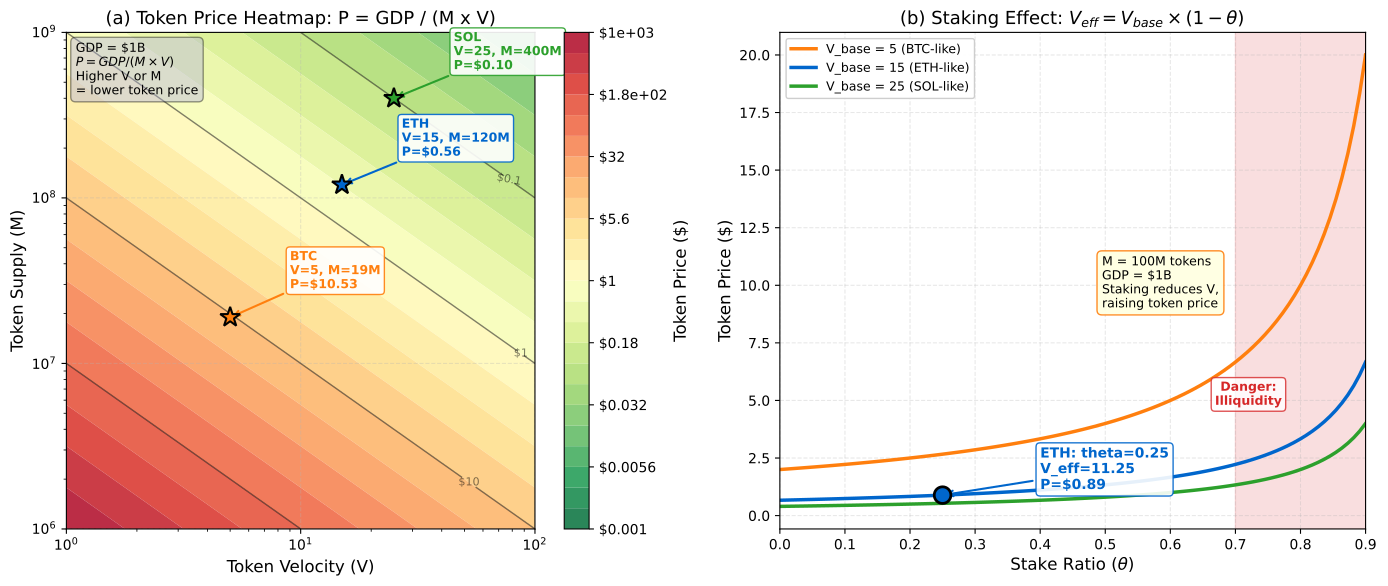

The Python source for this figure:
"""Token Value Heatmap: Equation of Exchange Applied to Crypto Tokens

Multi-panel chart showing token price as function of velocity and money supply.

Economic Model:
  $P_{token} = \frac{GDP_{network}}{M \times V}$. Based on Samani (2017).
  Fisher's equation of exchange: MV = PQ, rearranged for token price.
  Effective velocity with staking: $V_{eff} = V_{base} \times (1 - \theta)$
  where $\theta$ = stake ratio (fraction of tokens locked).

# Multi-panel override: comparative statics requires simultaneous visibility

Citation: Samani (2017) - Understanding Token Velocity; Burniske (2017)
"""
import matplotlib.pyplot as plt
import numpy as np
from pathlib import Path

np.random.seed(42)

plt.rcParams.update({
    'font.size': 11, 'axes.labelsize': 12, 'axes.titlesize': 13,
    'xtick.labelsize': 10, 'ytick.labelsize': 10, 'legend.fontsize': 10,
    'figure.dpi': 150
})

MLPURPLE = '#3333B2'
MLBLUE = '#0066CC'
MLORANGE = '#FF7F0E'
MLGREEN = '#2CA02C'
MLRED = '#D62728'
MLLAVENDER = '#ADADE0'

# --- Model: P_token = GDP / (M * V) ---
GDP = 1e9  # $1B network GDP

# Panel (a): Heatmap of token price over V and M
V_range = np.logspace(0, 2, 200)        # V from 1 to 100
M_range = np.logspace(np.log10(1e6), np.log10(1e9), 200)  # M from 1M to 1B

V_grid, M_grid = np.meshgrid(V_range, M_range)
P_grid = GDP / (M_grid * V_grid)

fig, (ax1, ax2) = plt.subplots(1, 2, figsize=(14, 6))

# --- Panel (a): Token Price Heatmap ---
levels = np.logspace(-3, 3, 25)  # $0.001 to $1000
cmap = plt.cm.RdYlGn_r  # Red=low price, Green=high price
cs = ax1.contourf(V_range, M_range, P_grid, levels=levels,
                  norm=plt.matplotlib.colors.LogNorm(vmin=0.001, vmax=1000),
                  cmap=cmap, alpha=0.85)
cbar = fig.colorbar(cs, ax=ax1, label='Token Price ($)', format='$%.2g')

# Contour lines for key prices
contour_prices = [0.01, 0.1, 1, 10, 100]
cs_lines = ax1.contour(V_range, M_range, P_grid, levels=contour_prices,
                       colors='black', linewidths=1.0, alpha=0.5)
ax1.clabel(cs_lines, fmt='$%.2g', fontsize=8)

# Mark real tokens: BTC (V~5, MC~800B), ETH (V~15, MC~300B), SOL (V~25, MC~50B)
tokens = [
    ('BTC', 5, 800e9, MLORANGE),
    ('ETH', 15, 300e9, MLBLUE),
    ('SOL', 25, 50e9, MLGREEN),
]
# Note: MC = M * P, so M = MC / P, but P = GDP/(M*V), so MC = GDP/V
# For plotting: we need M (supply). Use MC/P = M, but P = GDP/(M*V)
# Actually MC = M*P = M * GDP/(M*V) = GDP/V
# So for BTC: P = GDP/(M*V), need M. BTC supply ~19M, ETH ~120M, SOL ~400M
token_supplies = {
    'BTC': (19e6, 5),     # 19M tokens, V=5
    'ETH': (120e6, 15),   # 120M tokens, V=15
    'SOL': (400e6, 25),   # 400M tokens, V=25
}

for name, (m_supply, v_val), color in zip(
    ['BTC', 'ETH', 'SOL'],
    [token_supplies['BTC'], token_supplies['ETH'], token_supplies['SOL']],
    [MLORANGE, MLBLUE, MLGREEN]
):
    p_val = GDP / (m_supply * v_val)
    ax1.plot(v_val, m_supply, '*', color=color, markersize=15,
             markeredgecolor='black', markeredgewidth=1.5, zorder=5)
    ax1.annotate(f'{name}\nV={v_val}, M={m_supply/1e6:.0f}M\nP=${p_val:.2f}',
                 xy=(v_val, m_supply),
                 xytext=(v_val * 1.8, m_supply * 1.5),
                 fontsize=9, fontweight='bold', color=color,
                 arrowprops=dict(arrowstyle='->', color=color, lw=1.5),
                 bbox=dict(boxstyle='round,pad=0.3', facecolor='white',
                           edgecolor=color, alpha=0.9))

ax1.set_xlabel('Token Velocity (V)')
ax1.set_ylabel('Token Supply (M)')
ax1.set_title('(a) Token Price Heatmap: P = GDP / (M x V)')
ax1.set_xscale('log')
ax1.set_yscale('log')
ax1.grid(True, alpha=0.3, linestyle='--')

# Model box
ax1.text(0.02, 0.98, 'GDP = $1B\n$P = GDP/(M \\times V)$\nHigher V or M\n= lower token price',
         transform=ax1.transAxes, fontsize=9, va='top',
         bbox=dict(boxstyle='round,pad=0.4', facecolor=MLLAVENDER, alpha=0.4))

# --- Panel (b): Effective velocity with staking ---
# V_eff = V_base * (1 - theta), theta = stake ratio
theta_range = np.linspace(0, 0.9, 100)
V_base_vals = [5, 15, 25]
V_base_labels = ['V_base = 5 (BTC-like)', 'V_base = 15 (ETH-like)', 'V_base = 25 (SOL-like)']
V_base_colors = [MLORANGE, MLBLUE, MLGREEN]

M_fixed = 100e6  # 100M tokens for comparison

for v_base, v_label, v_color in zip(V_base_vals, V_base_labels, V_base_colors):
    V_eff = v_base * (1 - theta_range)
    P_tokens = GDP / (M_fixed * V_eff)
    ax2.plot(theta_range, P_tokens, color=v_color, linewidth=2.5, label=v_label)

# Mark ETH staking example: theta=0.25
theta_eth = 0.25
V_eff_eth = 15 * (1 - theta_eth)
P_eth = GDP / (M_fixed * V_eff_eth)
ax2.plot(theta_eth, P_eth, 'o', color=MLBLUE, markersize=12,
         markeredgecolor='black', markeredgewidth=2, zorder=5)
ax2.annotate(f'ETH: theta=0.25\nV_eff={V_eff_eth:.2f}\nP=${P_eth:.2f}',
             xy=(theta_eth, P_eth),
             xytext=(theta_eth + 0.15, P_eth * 1.3),
             fontsize=10, fontweight='bold', color=MLBLUE,
             arrowprops=dict(arrowstyle='->', color=MLBLUE, lw=1.5),
             bbox=dict(boxstyle='round,pad=0.3', facecolor='white',
                       edgecolor=MLBLUE, alpha=0.9))

# Danger zone
ax2.axvspan(0.7, 0.9, alpha=0.15, color=MLRED, zorder=0)
ax2.text(0.80, 0.25, 'Danger:\nIlliquidity',
         transform=ax2.transAxes, fontsize=9, ha='center', color=MLRED,
         fontweight='bold',
         bbox=dict(boxstyle='round,pad=0.3', facecolor='white',
                   edgecolor=MLRED, alpha=0.8))

ax2.set_xlabel(r'Stake Ratio ($\theta$)')
ax2.set_ylabel('Token Price ($)')
ax2.set_title(r'(b) Staking Effect: $V_{eff} = V_{base} \times (1-\theta)$')
ax2.legend(loc='upper left', fontsize=9, framealpha=0.95)
ax2.grid(True, alpha=0.3, linestyle='--')
ax2.set_xlim(0, 0.9)

# Model box
ax2.text(0.55, 0.55, 'M = 100M tokens\nGDP = $1B\nStaking reduces V,\nraising token price',
         transform=ax2.transAxes, fontsize=9, va='top',
         bbox=dict(boxstyle='round,pad=0.4', facecolor='lightyellow',
                   edgecolor=MLORANGE, alpha=0.9))

plt.tight_layout()
plt.savefig(Path(__file__).parent / 'chart.pdf', dpi=300, bbox_inches='tight')
plt.savefig(Path(__file__).parent / 'chart.png', dpi=150, bbox_inches='tight')
plt.close()
print("Chart saved to chart.pdf and chart.png")
